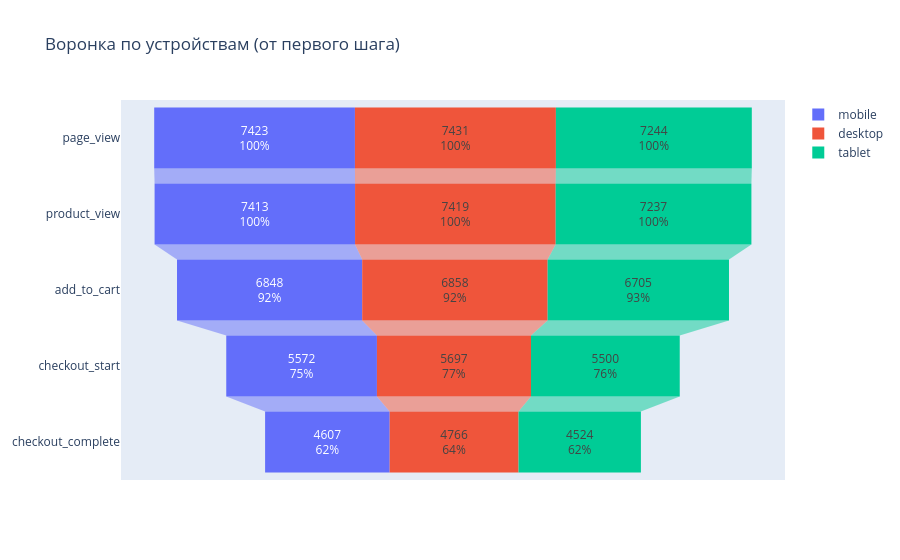
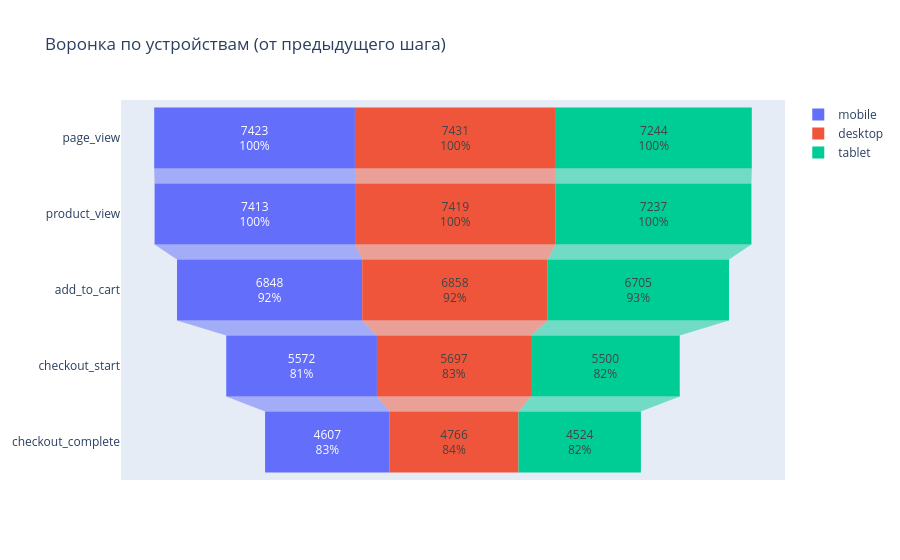

Notebook code cell kept with these figures, in order:
### Markdown cell above
#### Построим пошаговую конверсию в воронке по устройствам пользователей, проверим, есть ли тут отличия:

### Code cell
funnel_steps = ['page_view', 'product_view', 'add_to_cart', 'checkout_start', 'checkout_complete']
devices = pa_marketplace_events['device'].dropna().unique()
fig_dev_initial = go.Figure()
fig_dev_previous = go.Figure()

for dev in devices:
    dev_data = pa_marketplace_events[(pa_marketplace_events['device'] == dev) & (pa_marketplace_events['event_type'].isin(funnel_steps))]
    counts = dev_data.groupby('event_type')['user_id'].nunique().reindex(funnel_steps)

    fig_dev_initial.add_trace(go.Funnel(
        name=dev,
        y=funnel_steps,
        x=counts,
        textinfo="value+percent initial"
    ))
    fig_dev_previous.add_trace(go.Funnel(
        name=dev,
        y=funnel_steps,
        x=counts,
        textinfo="value+percent previous"
    ))
fig_dev_initial.update_layout(title_text='Воронка по устройствам (от первого шага)')
fig_dev_initial.show()
fig_dev_previous.update_layout(title_text='Воронка по устройствам (от предыдущего шага)')
fig_dev_previous.show()

### Figure 1 — Plotly figure (JSON) as saved in the notebook; plotly's stock layout.template omitted (floating-point values rounded to 4 significant figures)
{"data": [{"name": "mobile", "textinfo": "value+percent initial", "type": "funnel", "x": [7423, 7413, 6848, 5572, 4607], "y": ["page_view", "product_view", "add_to_cart", "checkout_start", "checkout_complete"]}, {"name": "desktop", "textinfo": "value+percent initial", "type": "funnel", "x": [7431, 7419, 6858, 5697, 4766], "y": ["page_view", "product_view", "add_to_cart", "checkout_start", "checkout_complete"]}, {"name": "tablet", "textinfo": "value+percent initial", "type": "funnel", "x": [7244, 7237, 6705, 5500, 4524], "y": ["page_view", "product_view", "add_to_cart", "checkout_start", "checkout_complete"]}], "layout": {"title": {"text": "Воронка по устройствам (от первого шага)"}}}

### Figure 2 — Plotly figure (JSON) as saved in the notebook; plotly's stock layout.template omitted (floating-point values rounded to 4 significant figures)
{"data": [{"name": "mobile", "textinfo": "value+percent previous", "type": "funnel", "x": [7423, 7413, 6848, 5572, 4607], "y": ["page_view", "product_view", "add_to_cart", "checkout_start", "checkout_complete"]}, {"name": "desktop", "textinfo": "value+percent previous", "type": "funnel", "x": [7431, 7419, 6858, 5697, 4766], "y": ["page_view", "product_view", "add_to_cart", "checkout_start", "checkout_complete"]}, {"name": "tablet", "textinfo": "value+percent previous", "type": "funnel", "x": [7244, 7237, 6705, 5500, 4524], "y": ["page_view", "product_view", "add_to_cart", "checkout_start", "checkout_complete"]}], "layout": {"title": {"text": "Воронка по устройствам (от предыдущего шага)"}}}
